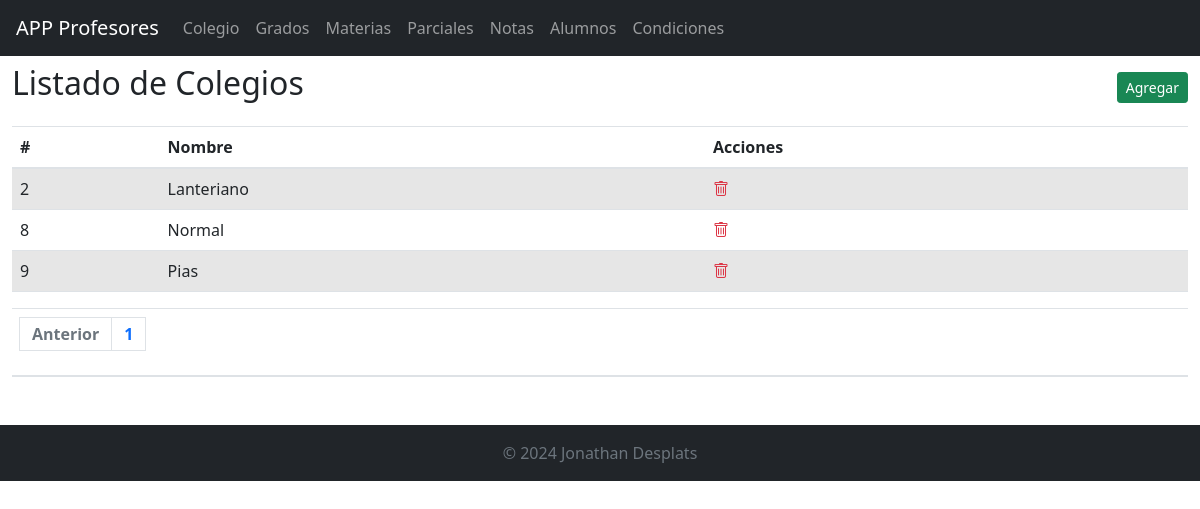
/colegio/ver, run on an earlier commit of the app's database.
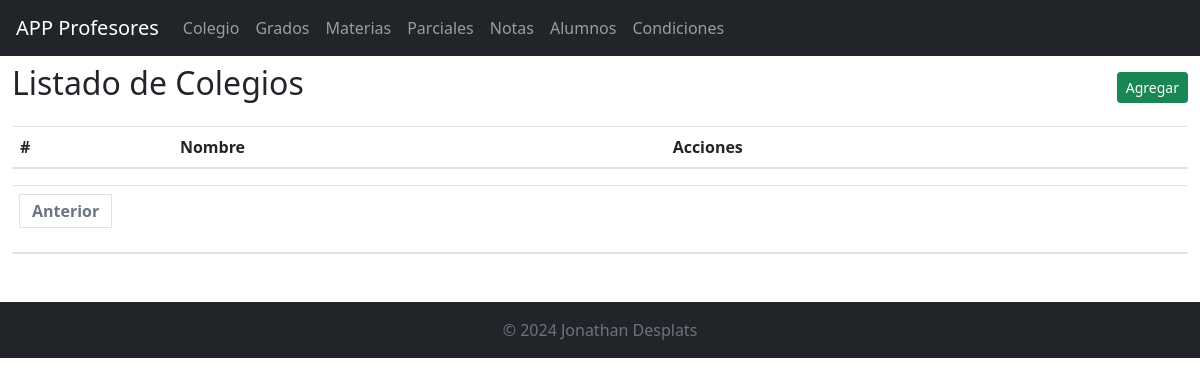
And on a later commit of the database.
### tables this page shows
CREATE TABLE colegios (
  id INTEGER PRIMARY KEY AUTOINCREMENT,
  nombre VARCHAR(255) NOT NULL
);

### routers/colegio.py (the view)
@router.get("/colegio/ver")
def verColegios(req:Request, page: int = 1):
    verDb = FuncionesDB()
    colegios = verDb.mostrarTablaPaginada("colegios", page, 15)
    total_productos = verDb.contarFilas("colegios")
    total_paginas = math.ceil(total_productos / 15)
    return template.TemplateResponse("colegio_ver.html", { "request" : req, "colegios": colegios, "page": page, "total_paginas": total_paginas })

### templates/colegio_ver.html (shortened to what this page needs)
{% include 'header.html' %}
{% include 'menu.html' %}
<div class="container-fluid mt-2">
  <div class="d-flex justify-content-between align-items-center mb-3">
    <h2>Listado de Colegios</h2>
    <a href="/colegio/nuevo/" class="btn btn-success btn-sm">Agregar</a>
  </div>
  <div class="table-responsive">
      <table class="table table-striped w-100">
          <thead>
              <tr>
                  <th>#</th>
                  <th>Nombre</th>
                  <th>Acciones</th>
              </tr>
          </thead>
          <tbody>
            {% for colegio in colegios %}
            <tr>
                <td>{{ colegio[0] }}</td>
                <td>{{ colegio[1] }}</td>
                <td><a href="#" onclick="confirmarBorrado('{{ colegio[0] }}')"><i class="bi bi-trash text-danger"></i></td>
            </tr>
            {% endfor %}
          </tbody>
      </table>
      <table class="table table-striped m-0">
        <thead><tr><th class="text-white m-0">
          <nav aria-label="Page navigation example m-0">
              <ul class="pagination">
                  <li class="page-item">
                      {% if page > 1 %}
                          <a class="page-link" href="/colegio/ver?page={{ page - 1 }}">Anterior</a>
                          {% else %}
                          <li class="page-item disabled">
                              <a class="page-link">Anterior</a>
                          </li>
                      {% endif %}
                  </li>
                  {% for i in range(total_paginas) %}
                      <li class="page-item"><a class="page-link" href="/colegio/ver?page={{ i + 1 }}">{{ i + 1 }}</a></li>
                  {% endfor %}
              </ul>
          </nav>
        </tr></thead>
      </table>
  </div>
</div>
{% include 'footer.html' %}

What changed in the data, as far as the page shows it:
removed colegios: id "2", nombre "Lanteriano"
removed colegios: id "8", nombre "Normal"
removed colegios: id "9", nombre "Pias"
Also different on the page:
list line gone: "1"
